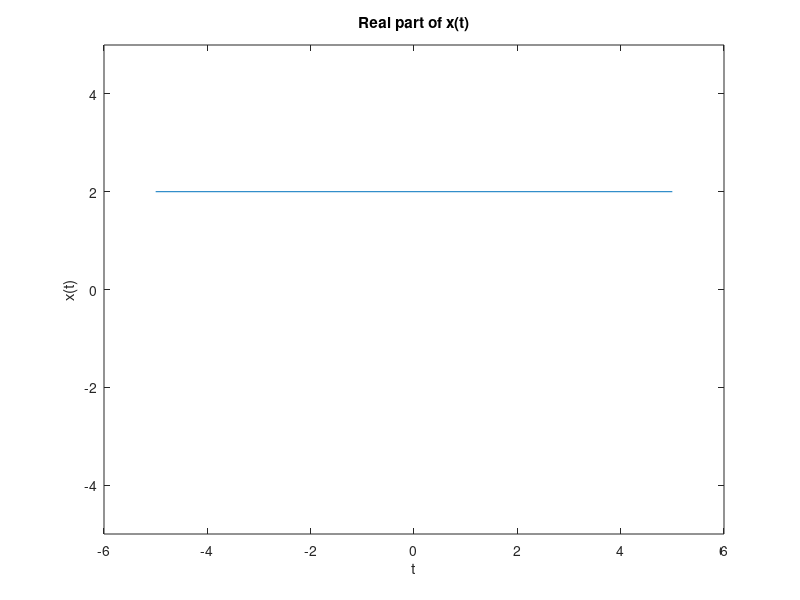

Recreate this plot in MATLAB.
figure(1);
y=2;
x=-5:0.01:5;
plot([-5,5],[2,2])
xlabel('t');
ylabel('x(t)');
title('Real part of x(t)');
set(gca,'YLim',[-5,5])